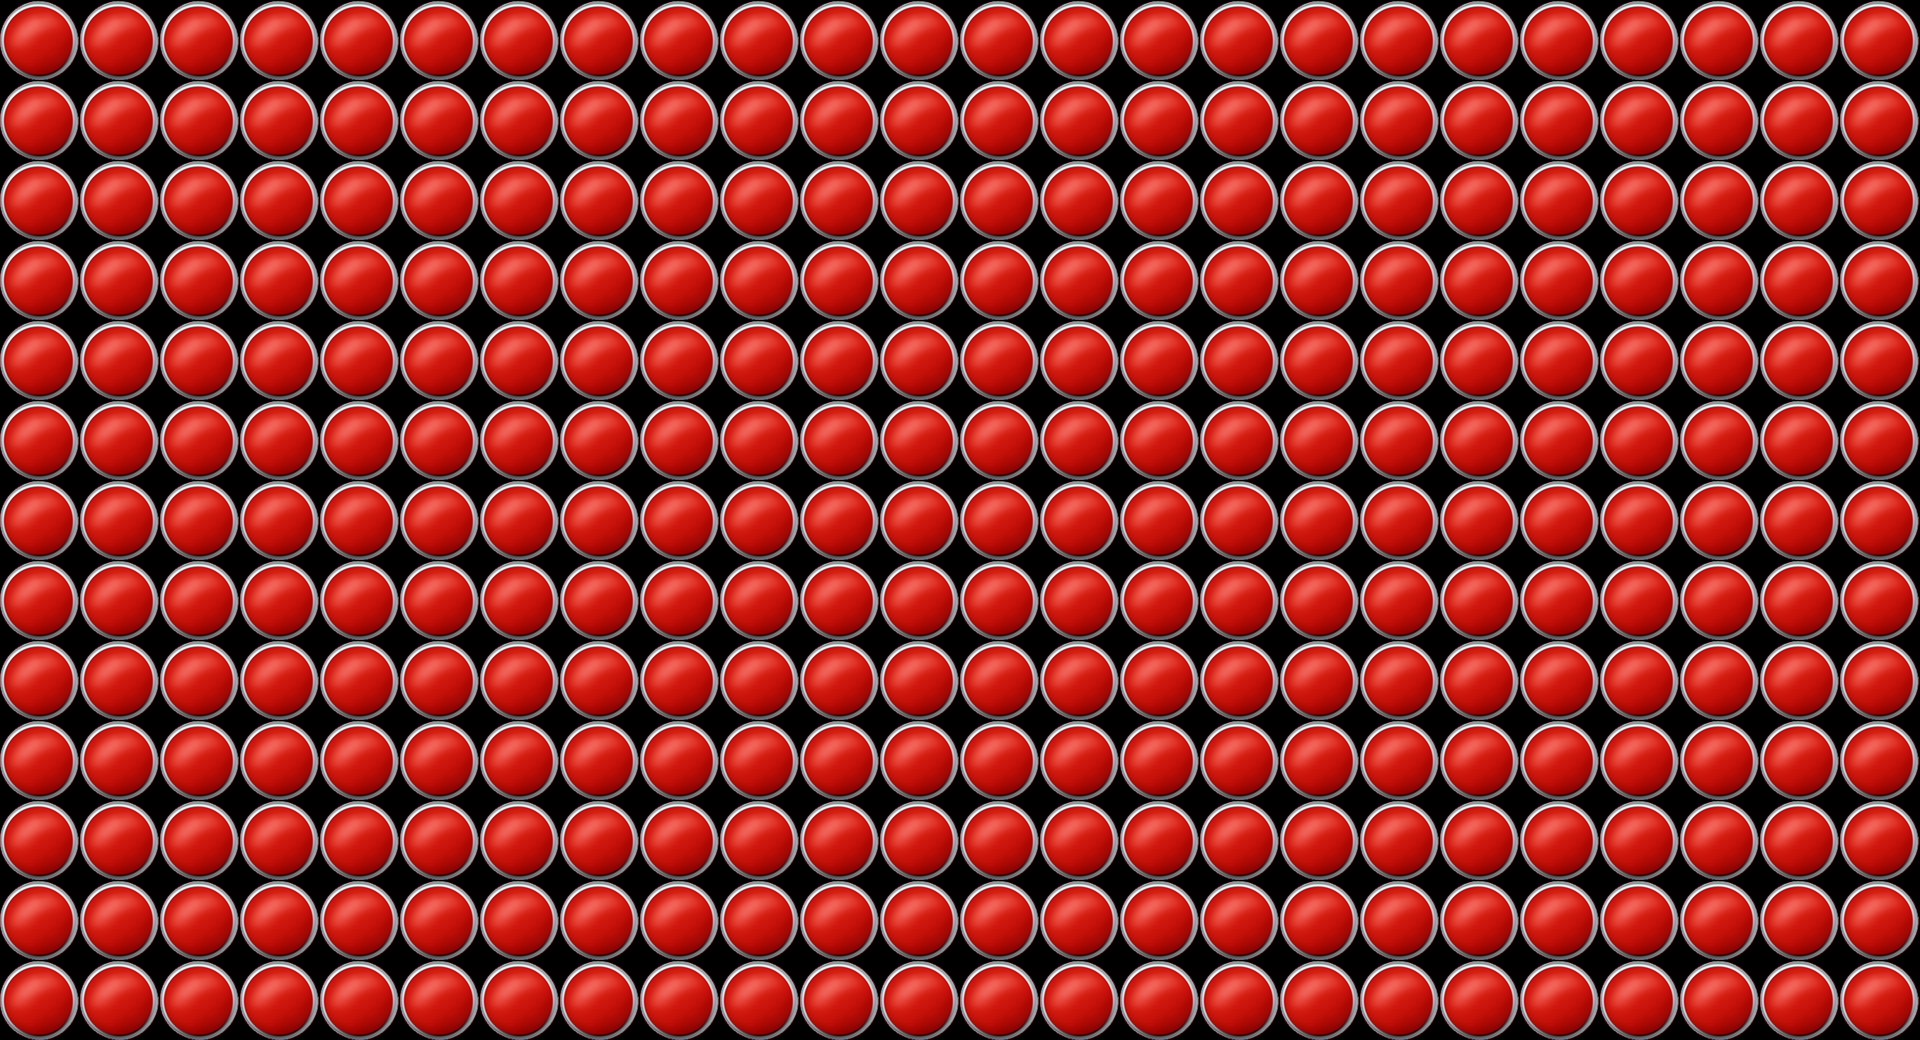

Below is a game level as drawn by its tile map, then a one-line description and the .tmx that defines it (tile-layer data replaced by summaries):
An orthogonal 24x13 tile map with 80x80 px tiles, 1 tile layer (Tile Layer 1).

<map version="1.0" orientation="orthogonal" renderorder="right-down" width="24" height="13" tilewidth="80" tileheight="80" nextobjectid="1">
 <tileset firstgid="1" name="tiles" tilewidth="79" tileheight="79" spacing="1" margin="1">
  <image source="tiles80x80.png" width="80" height="80" />
 </tileset>
 <layer name="Tile Layer 1" width="24" height="13">
  <data>[312 cells, 312 non-empty, 1 distinct tile ids]</data>
 </layer>
</map>